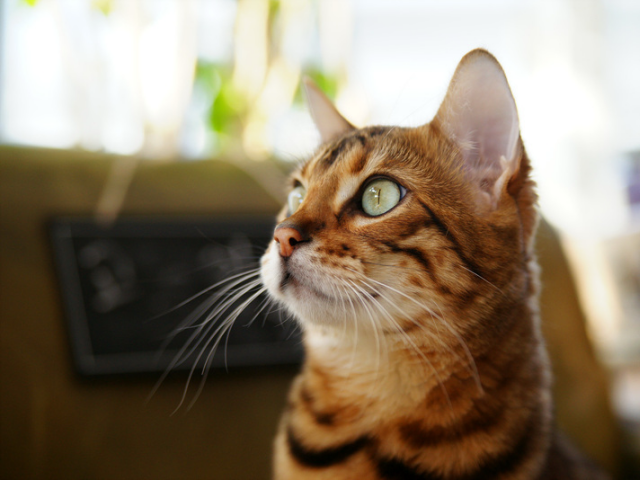
#> input picture fig/cat.bmp, 640 x 480 px, given in place of puppy.bmp, which was not available
$ jupyter execute --allow-errors 2_01_Point_processing_20220221.ipynb   (text cells are left out)
#> lines starting #> are read from the running program, lines starting #| are printed output that depends on the picture; after the words box and inside, x2 and y2 are one past the last pixel; in counts of white or black regions, pixels touching at a corner belong together; pictures that were not available may be replaced by others from this repository, and a replacement may not be noted
[cell 1]
import numpy as np
import sys
import os
import cv2

[cell 2]
img = cv2.imread('./fig/puppy.bmp', 0)
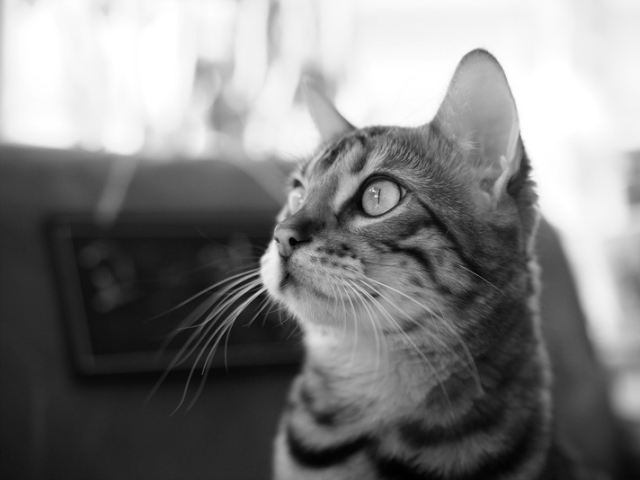
#> img: shape (480, 640); min 0, max 255, mean 127.8
img2 = cv2.imread('./fig/puppy_1280_853.jpg', 1)
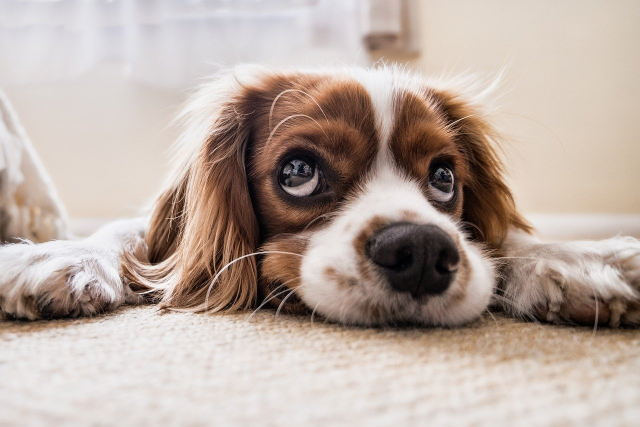
#> input picture fig/puppy_1280_853.jpg, 1280 x 853 px (shown at 1/2 size)
#> img2 is the input picture: shape (853, 1280, 3); mean B, G, R 162, 170.6, 186.1

if img is None or img2 is None:
    sys.exit('imread failed')

print(type(img))
#| <class 'numpy.ndarray'>
print(img.shape)
#| (480, 640)
print(img2.shape)
#| (853, 1280, 3)

print(img.dtype)
#| uint8
print(img2.dtype)
#| uint8

print(len(img.shape))
#| 2
print(len(img2.shape))
#| 3

[cell 3]
h, w = img.shape[:2]
#> h = 480; w = 640
print('image dimension = {} * {}'.format(w, h))
#| image dimension = 640 * 480

[cell 4]
img = cv2.imread('./fig/puppy.bmp', 1)
#> img is the input picture: shape (480, 640, 3); mean B, G, R 104.5, 125.6, 140.8
img2 = cv2.imread('./fig/puppy_1280_853.jpg', 1)


img[150:250, 200:500] = [0, 0, 255] # BGR
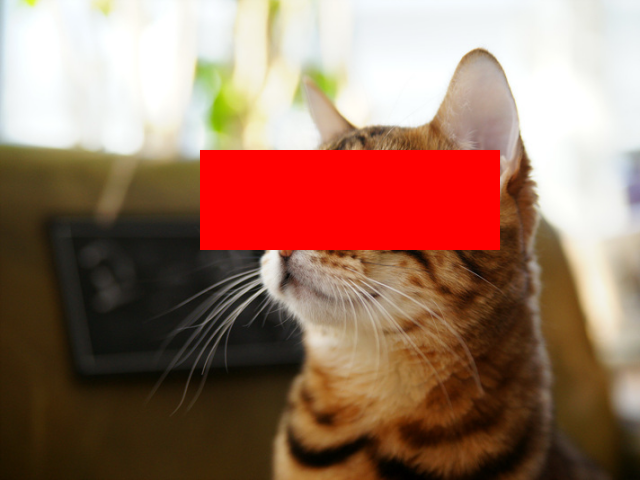
#> img: shape (480, 640, 3); 9.77% of pixels changed, all inside (x1, y1, x2, y2) = (200, 150, 500, 250)

if img is None or img2 is None:
    sys.exit('imread failed')

cv2.imshow('img',img)
cv2.waitKey()
cv2.destroyAllWindows()

[cell 5]
img1 = np.ones([400, 600, 3], dtype = np.uint8)*255 # 3으로 컬러적용, 255로 흰색적용
img2 = np.full((400, 600, 3), 127, dtype = np.uint8)
img3 = np.zeros((400, 600, 3), dtype = np.uint8)
img4 = np.random.randint(0, 255, (400, 600), dtype = np.uint8) # 노이즈 화면 생성

cv2.imshow('img1', img1)
cv2.imshow('img2', img2)
cv2.imshow('img3', img3)
cv2.imshow('img4', img4)
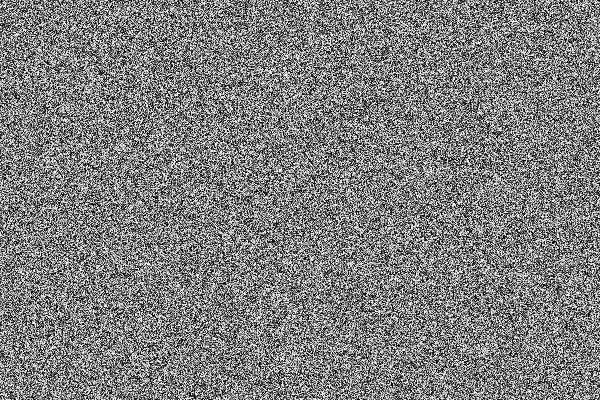
#> window 'img4': shape (400, 600); min 0, max 254, mean 126.9

cv2.waitKey()
cv2.destroyAllWindows()

[cell 6]
img = cv2.imread('./fig/puppy.bmp', 1)
img1 = img
img2 = img.copy() # 백업

img[150:250, 200:500] = [0, 0, 255]

cv2.imshow('img', img)
cv2.imshow('img1', img1)
cv2.imshow('img2', img2)

cv2.waitKey()
cv2.destroyAllWindows()

[cell 7]
img = cv2.imread('./fig/rudolf.png', 1)

img1 = img[450:550, 460:560]
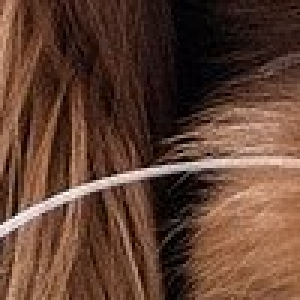
#> img1: shape (100, 100, 3) (shown 3 times larger); mean B, G, R 50.6, 65.3, 96.7
img2 = img[450:550, 460:560].copy()

cv2.circle(img1, (50,50), 50, (0, 0, 255), -1)
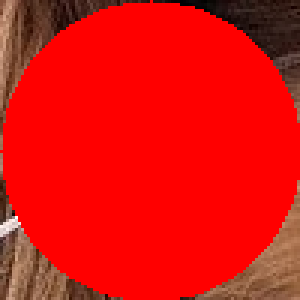
#> img1: shape (100, 100, 3) (shown 3 times larger); mean B, G, R 11.7, 15.7, 223.6

cv2.imshow('img', img)
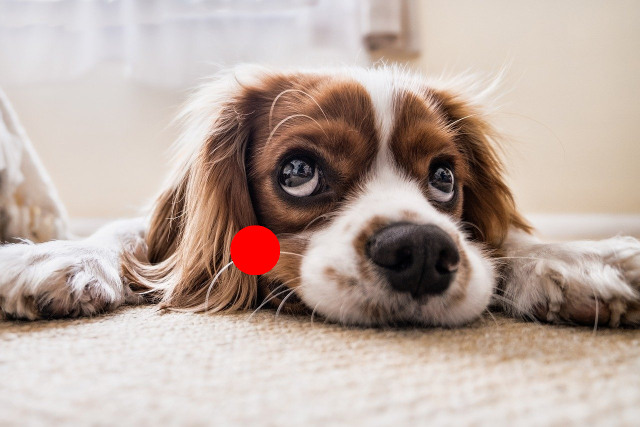
#> window 'img': shape (853, 1280, 3) (shown at 1/2 size); mean B, G, R 161.6, 170.2, 187.3
cv2.imshow('img1', img1)
cv2.imshow('img2', img2)

cv2.waitKey()
cv2.destroyAllWindows()
